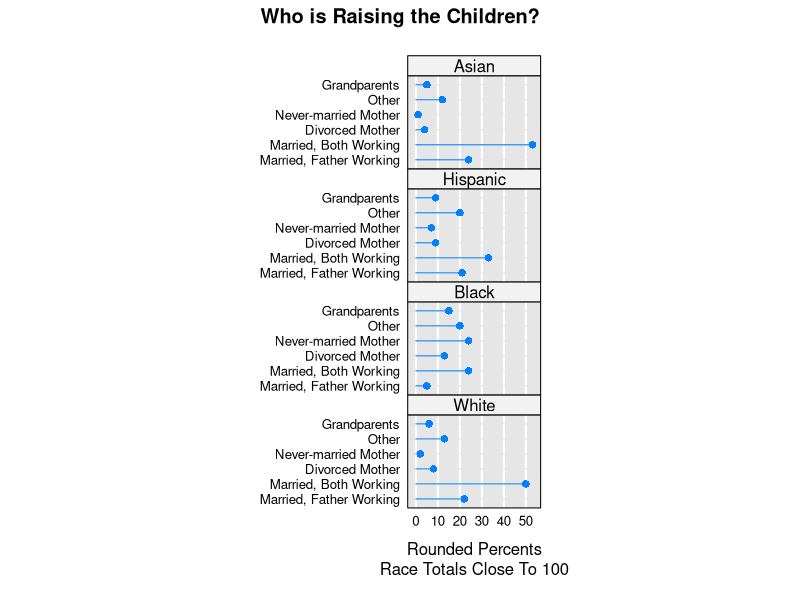
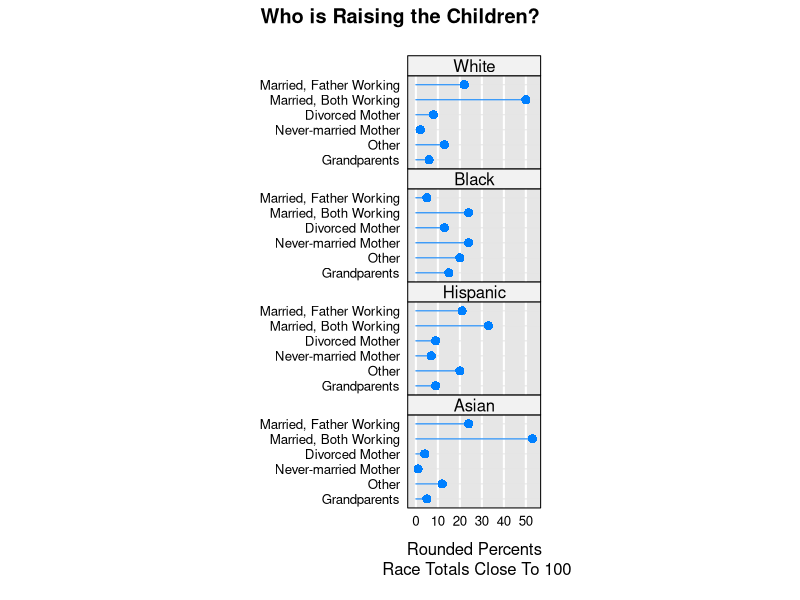
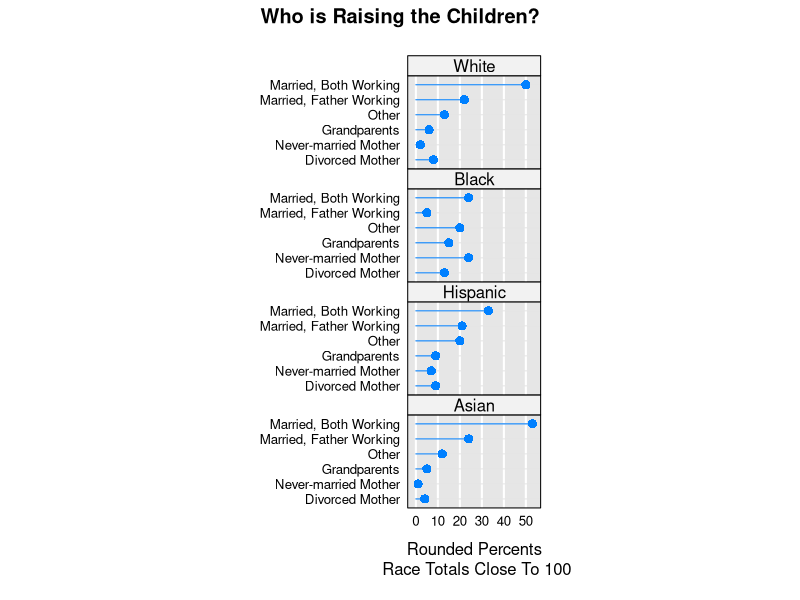
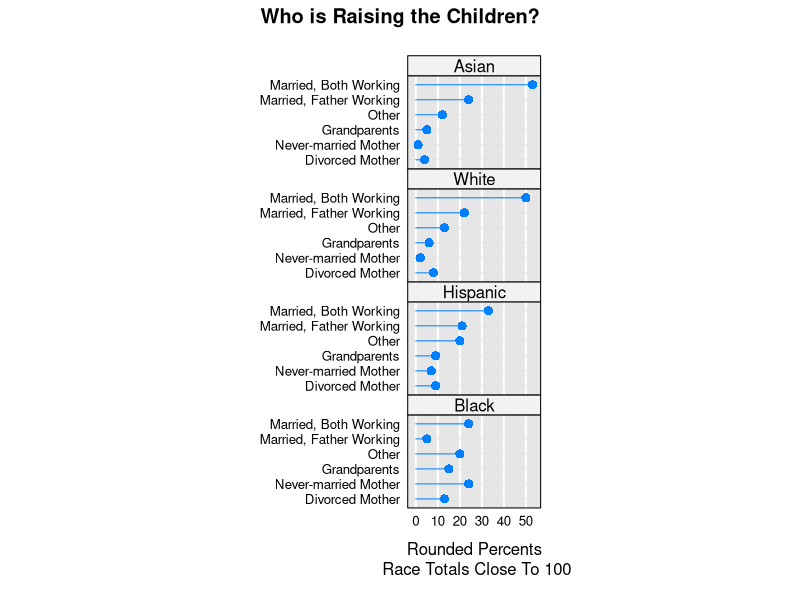
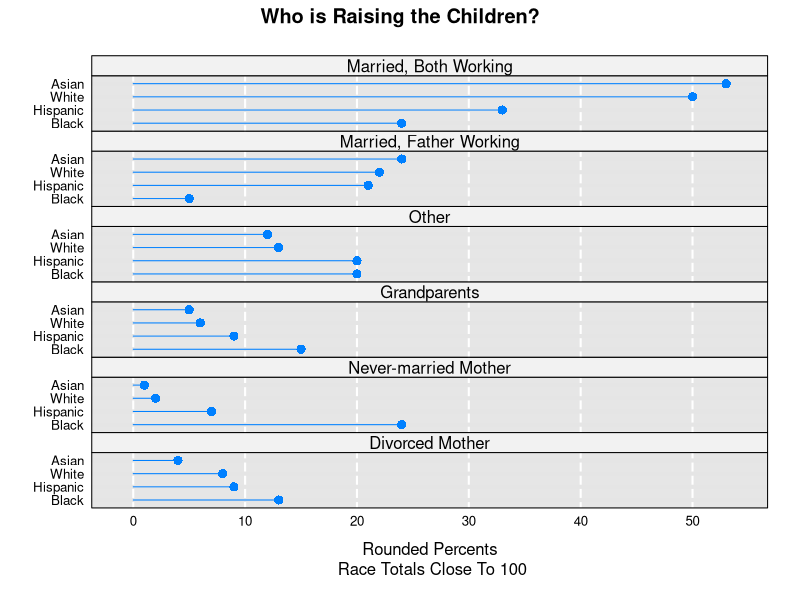
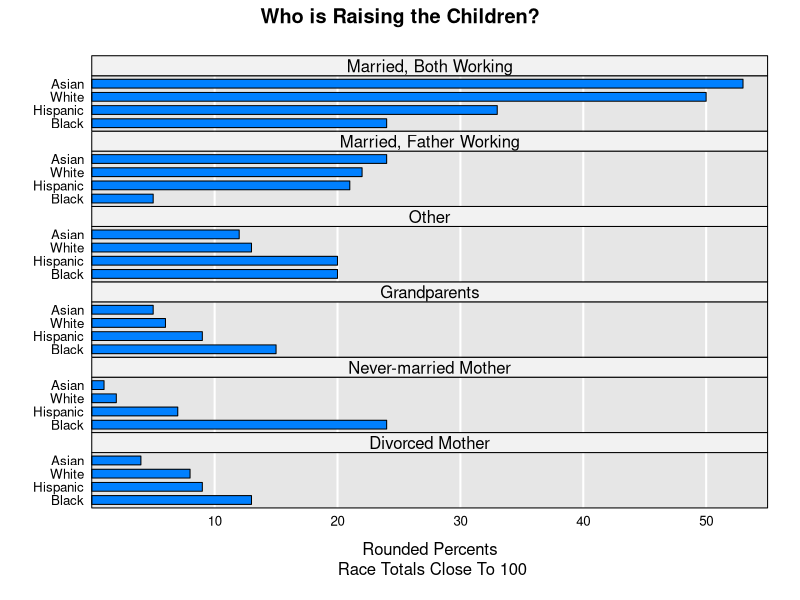
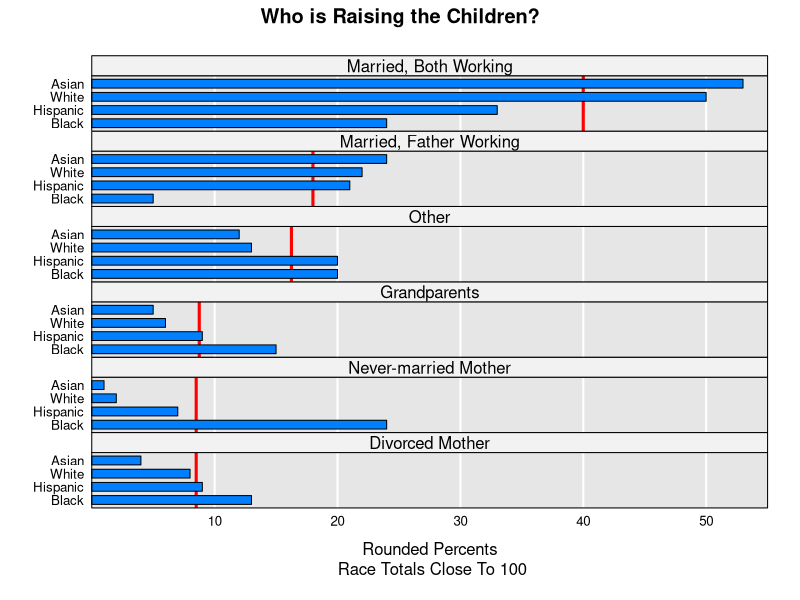
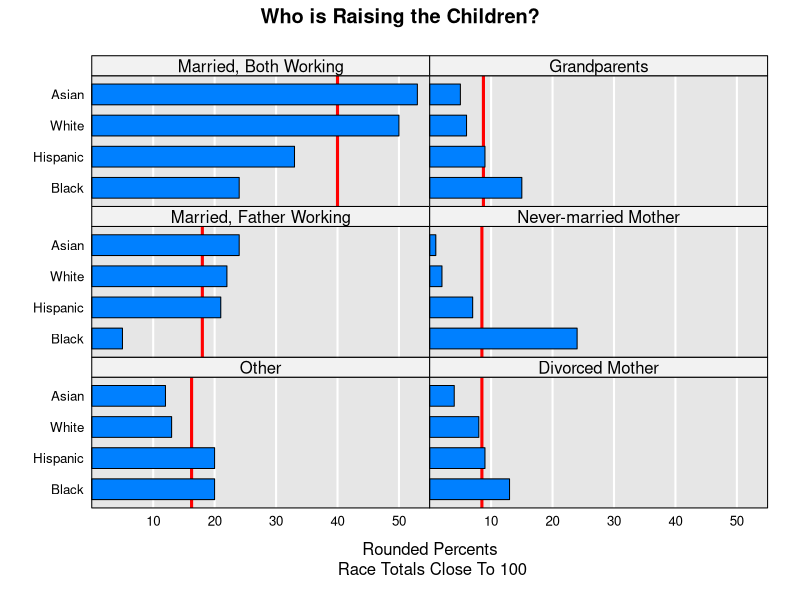

The R script that drew these images, in order:
## ---- chunk 1

dat<- c(22, 50,  8,  2, 13,  6, 
         5, 24, 13, 24, 20, 15,
        21, 33,  9,  7, 20,  9,
        24, 53,  4,  1, 12,  5)

mat <- matrix(data=dat, nrow=6)

type <- c( "Married, Father Working", "Married, Both Working",
           "Divorced Mother","Never-married Mother",
          "Other", "Grandparents")
race <- c("White","Black","Hispanic","Asian")
rownames(mat) <- type
colnames(mat) <- race
mat

## ---- chunk 2
library(lattice)

dotplot(mat,groups=FALSE,
  layout=c(1,4),aspect=.7,
  origin=0,type=c("p","h"),
  main="Who is Raising the Children?",
  xlab="Rounded Percents\nRace Totals Close To 100",
  scales=list(x=list(tck=0, alternating=FALSE)),
  panel=function(...){
    panel.fill(rgb(.9,.9,.9))
    panel.grid(h=0,v=-1,col="white",lwd=2)
    panel.dotplot(col=rgb(0,.5,1),cex=.9,...)
  }
)

## ---- chunk 3

# Save a label to use in plots below
xlab <- "Rounded Percents\n Race Totals Close To 100"

reOrderMat <- mat[6:1,4:1]  # reverse the rows and columns 
dotplot( reOrderMat, groups=FALSE,
  layout=c(1,4),aspect=.7,
  origin=0,type=c("p","h"),
  main="Who is Raising the Children?",
  xlab=xlab,
  scales=list(x=list(tck=0, alternating=FALSE)),
  panel=function(...){
    panel.fill(rgb(.9,.9,.9))
    panel.grid(h=0,v=-1,col="white",lwd=2)
    panel.dotplot(col=rgb(0,.5,1),cex=1.1,...)
  }
)

## ---- chunk 4
# Sorting based on Row means

means <- rowMeans(mat)  # Find row means is 

typeOrder <- order(means) 
 
dotplot(mat[typeOrder,4:1], groups=FALSE,
  layout=c(1,4),aspect=.7,
  origin=0,type=c("p","h"),
  main="Who is Raising the Children?",
  xlab=xlab,
  scales=list(x=list(tck=0, alternating=FALSE)),
  panel=function(...){
    panel.fill(rgb(.9,.9,.9))
    panel.grid(h=0,v=-1,col="white",lwd=2)
    panel.dotplot(col=rgb(0,.5,1),cex=1.1,...)
  }
)

## ---- chunk 5

raceCase <- t(mat)
raceCase

## ---- chunk 6

raceDist <- dist(raceCase)
raceDist
## ---- chunk 7
# Compute the Euclidean distance between White and Black

mat
WBdif <- mat[,"White"]-mat[,"Black"]
WBdist <- sqrt( sum(WBdif**2))
WBdist

## ---- chunk 8

pointsOnLine <- cmdscale(raceDist,k=1)
pointsOnLine
raceOrder <- order(pointsOnLine)
matFixed <- mat[typeOrder,raceOrder]

dotplot(matFixed, groups=FALSE,
  layout=c(1,4),aspect=.7,
  origin=0,type=c("p","h"),
  main="Who is Raising the Children?",
  xlab=xlab,
  scales=list(x=list(tck=0, alternating=FALSE)),
  panel=function(...){
    panel.fill(rgb(.9,.9,.9))
    panel.grid(h=0,v=-1,col="white",lwd=2)
    panel.dotplot(col=rgb(0,.5,1),cex=1.1,...)
  }
)

## ---- chunk 9

matTranspose <- t( matFixed )

dotplot(matTranspose, groups=FALSE,
  layout=c(1,6), lwd=4,
  origin=0,type=c("p","h"),
  main="Who is Raising the Children?",
  xlab=xlab,
  scales=list(x=list(tck=0, alternating=FALSE)),
  panel=function(...){
    panel.fill(rgb(.9,.9,.9))
    panel.grid(h=0,v=-1,col="white",lwd=2)
    panel.dotplot(col=rgb(0,.5,1),cex=1.1,...)
  }
)

## ---- chunk 10

barchart(matTranspose,groups=FALSE,
  layout=c(1,6), xlim=c(0,55),
#  origin=0,type=c("p","h"),
  main="Who is Raising the Children?",
  xlab=xlab,
  scales=list(x=list(tck=0, alternating=FALSE)),
  panel=function(...){   
    panel.fill(rgb(.9,.9,.9))
    panel.grid(h=0,v=-1,col="white",lwd=2)
    panel.barchart(col=rgb(0,.5,1),cex=1.1,...)
  }
)

## ---- chunk 11

matTranspose
typeMean <- colMeans(matTranspose)
typeMean

barchart(matTranspose,groups=FALSE,
  layout=c(1,6),xlim=c(0,55),
  main="Who is Raising the Children?",
  xlab=xlab,
  scales=list(x=list(tck=0, alternating=FALSE)),
  typeMean=typeMean,
  panel=function(...){   
    panel.fill(rgb(.9,.9,.9))
    panel.grid(h=0,v=-1,col="white",lwd=2)
    i <- panel.number()
    panel.abline(v=typeMean[i],col="red",lwd=3)
    panel.barchart(col=rgb(0,.5,1),cex=1.1,...)
  }
)

## ---- chunk 12
ord <- c(4,1,5,2,6,3)
barchart(matTranspose[,ord], groups=FALSE,
  layout=c(2,3),xlim=c(0,55),
  main="Who is Raising the Children?",
  xlab=xlab,
  scales=list(x=list(tck=0, alternating=FALSE)),
  typeMean=typeMean,
  panel=function(...){   
    panel.fill(rgb(.9,.9,.9))
    panel.grid(h=0,v=-1,col="white",lwd=2)
    i <- ord[panel.number()]
    panel.abline(v=typeMean[i],col="red",lwd=3)
    panel.barchart(col=rgb(0,.5,1),cex=.95,...)
  }
)

## ---- chunk 13

ord <- c(3,2,1,6,5,4)
barchart(matTranspose[,ord],groups=FALSE,
  layout=c(3,2),xlim=c(0,55),
  main="Who is Raising the Children?",
  xlab=xlab,
  scales=list(x=list(tck=0, alternating=FALSE)),
  typeMean= typeMean,
  panel=function(...){   
    panel.fill(rgb(.9,.9,.9))
    panel.grid(h=0,v=-1,col="white",lwd=2)
    i <- ord[panel.number()]
    panel.abline(v=typeMean[i],col="red",lwd=3)
    panel.barchart(col=rgb(0,.5,1),cex=.95,...)
  }
)

## ---- chunk 14

dat<- c(22, 50,  8,  2, 13,  6, 
         5, 24, 13, 24, 20, 15,
        21, 33,  9,  7, 20,  9,
        24, 53,  4,  1, 12,  5)


type <- c( "Married, Father Working", "Married, Both Working",
           "Divorced Mother","Never-married Mother",
          "Other", "Grandparents")
race <- c("White","Black","Hispanic","Asian")
rownames(mat) <- type
colnames(mat) <- race
mat

famType <- factor(rep(type,4),levels=type[c(3,4,6,5,1,2)])
race <- factor(rep(race,c(6,6,6,6)),levels=race[c(4,1,3,2)])

family <- data.frame(percent=dat,type=famType,race=race)
family

xlab2 <- "Rounded Percents of Total Count for Each Race"

barchart(type~percent | race, layout=c(4,1),data = family,
   main="Who's Raising the Children?",
   xlab = xlab2,
   panel=function(...){
   panel.fill(rgb(.9,.9,.9))
   panel.grid(h=0,v=-1,col="white")
   panel.barchart(col=rgb(0,.2,1),cex=1.1,...)}
) 

library(ggplot2)

# windows(w=7.5,h=3)

ord <- order(family$type)
familyOrd <- family[ord,]
qplot(x=percent,y=type,facets=. ~ race, group=race,
  fill=I("blue"), shape=I(21), size=I(2.7), data=familyOrd,
  main="Who's Raising the Children?",
  xlab=  paste("\n",xlab2,sep=''),
  ylab ="Type of Family\n") + guides(color=FALSE)+
  geom_path()+
  theme(
    strip.background=element_rect(fill="lightgreen",colour=gray(.5),
      size=1), 
    panel.border=element_rect(fill=FALSE,colour=gray(.50)),
    axis.text=element_text(colour="black"))

## ---- chunk 15

with(family,levels(famType))
with(family,as.numeric(famType))
 
## ---- chunk 16

breaks <- c(.5, 3.5, 6.5)
index <- with(family,
  cut(as.numeric(famType),breaks=breaks))
grp <- c("grp1", "grp2")
perGroup <- factor(grp[index],levels=grp)
family$perGroup <- perGroup

# put the cases in family type index order 
# to draw paths connect the perceptual groups
ord <- order(family$type)
familyOrd <- family[ord,]

qplot(x=percent,y=type,facets=. ~ race, group=perGroup, 
  fill=I("blue"), shape=I(21), size=I(2.7), data=familyOrd,
  main="Who's Raising the Children?",
  xlab=  paste("\n",xlab2,sep=''),
  ylab ="Type of Family\n") + guides(color=FALSE)+
  theme(
    strip.background=element_rect(fill="lightgreen",colour=gray(.5),
      size=1), 
    panel.border=element_rect(fill=FALSE,colour=gray(.50)),
    axis.text=element_text(colour="black"))+
  geom_path()

## ---- chunk 17

breaks <- c(.5, 2.5, 4.5, 6.5)
index <- with(family,
  cut(as.numeric(famType),breaks=breaks))
grp <- c("grp1", "grp2", "grp3")
perGroup <- factor(grp[index],levels=grp)
family$perGroup <- perGroup

# put the cases in family type index order 
# to draw paths connect the perceptual groups
ord <- order(family$type)
familyOrd <- family[ord,]

qplot(x=percent,y=type,facets=. ~ race, group=perGroup, 
  fill=I("blue"), shape=I(21), size=I(2.7), data=familyOrd,
  main="Who's Raising the Children?",
  xlab=  paste("\n",xlab2,sep=''),
  ylab ="Type of Family\n") + guides(color=FALSE)+
  theme(
    strip.background=element_rect(fill="lightgreen",colour=gray(.5),
      size=1), 
    panel.border=element_rect(fill=FALSE,colour=gray(.50)),
    axis.text=element_text(colour="black"))+
  geom_path()

